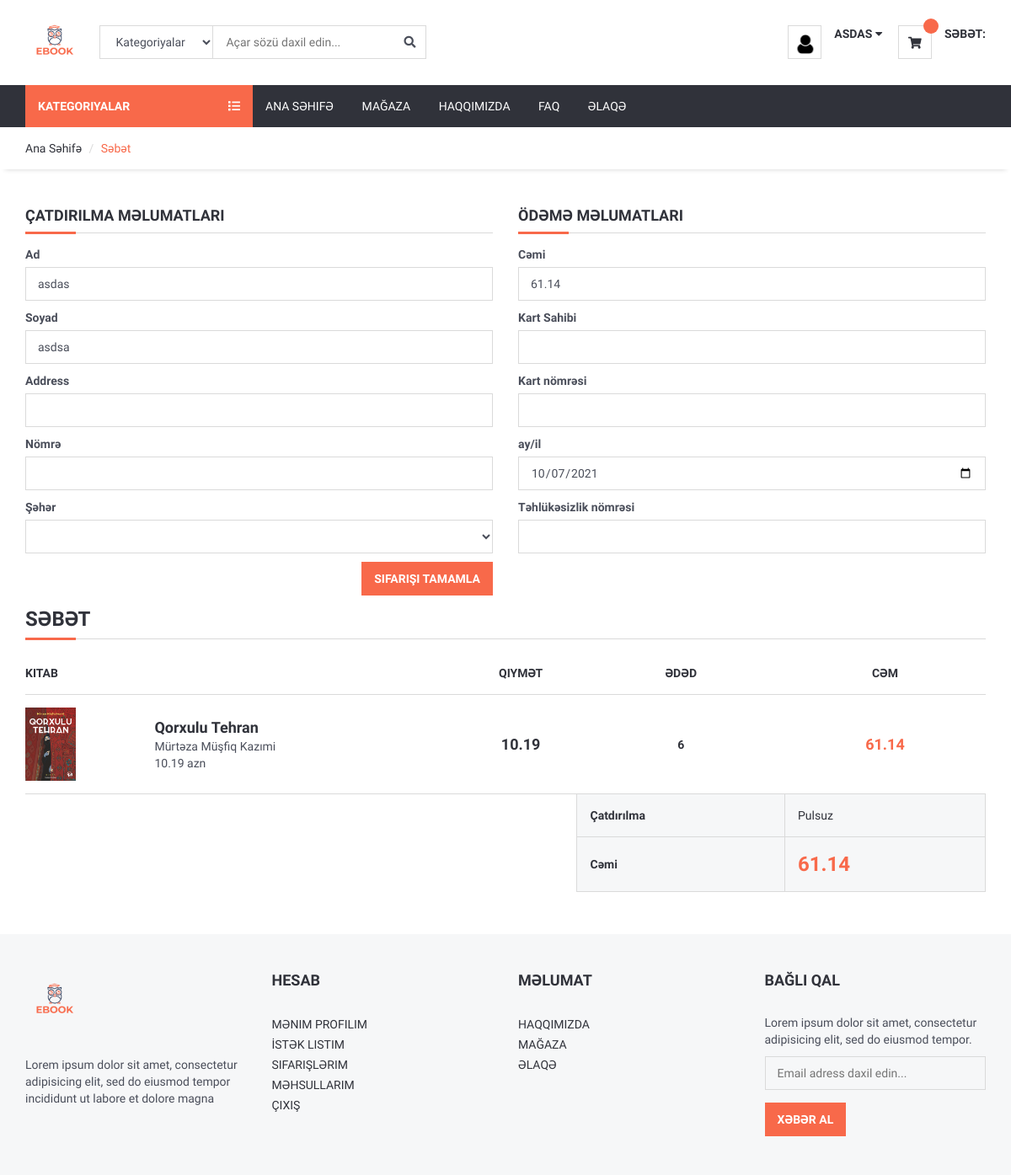
/order/orderproduct/ (signed in), run on the app's committed database.
### home/models.py (models this page shows, shortened)
class UserProfile(models.Model):
    user = models.OneToOneField(User,on_delete=models.CASCADE)
    phone = models.CharField(blank=True,max_length=20)
    address = models.CharField(blank=True,max_length=150)
    city = models.CharField(blank=True,max_length=20)
    country = models.CharField(blank=True,max_length=20)
    image = models.ImageField(blank=True,upload_to='images/users/')
    def image_tag(self):
        return mark_safe('<img src ="{}" height = "25"'.format(self.image.url))
    image_tag.short_description = 'Image'

### order/models.py (models this page shows, shortened)
class ShopCart(models.Model):
    user = models.ForeignKey(User,on_delete=models.SET_NULL,null=True)
    product = models.ForeignKey(Product,on_delete=models.SET_NULL,null=True)
    quantity = models.IntegerField()
    @property
    def amount(self):
        return (self.quantity * self.product.price)

### product/models.py (models this page shows, shortened)
class Product(models.Model):
    STATUS = (
        ('Var','Beli'),
        ('Yox','Xeyr')
    )
    category = models.ForeignKey(Category,on_delete=models.CASCADE)
    author = models.CharField(max_length=100)
    title = models.CharField(max_length=30)
    keywords = models.CharField(blank=True,max_length=255)
    description = models.CharField(blank=True,max_length=255)
    image = models.ImageField(blank = True, null=True, upload_to = 'images/',default='uploads/images/indir.jpg')
    price = models.FloatField()
    oldprice = models.FloatField()
    amount = models.IntegerField()
    detail = RichTextUploadingField()
    slug = models.SlugField(unique=True,null=False)
    status = models.CharField(max_length=10,choices=STATUS , default=True)
    favorite = models.ManyToManyField(User , related_name='favorite',blank=True , default=None)
    created_at = models.DateTimeField(auto_now_add=True)
    update_at = models.DateTimeField(auto_now=True)
    product_view = models.PositiveIntegerField(default=0,blank=True,null=True)
    def __str__(self):
        return self.title
    def image_tag(self):
        return mark_safe('<img src ="{}" height = "50"'.format(self.image.url))
    image_tag.short_description = 'Image'

### order/views.py (the view, shortened to what this page needs)
# urls.py: path('orderproduct/',views.orderproduct,name='orderproduct')
@login_required(login_url='/login') # Login yoxlanmasi
def orderproduct(request):
    category = Category.objects.all() #kategoriya aid her seyi almaq
    current_user = request.user # login olan user
    schopcart = ShopCart.objects.filter(user_id = current_user.id) #shop karta login olan useri tanimlamaq
    total = 0
    for rs in schopcart:
        total += rs.product.price * rs.quantity
    form = OrderForm()
    profile = UserProfile.objects.get(user_id = current_user.id)
    context = {
        'schopcart':schopcart,
        'category':category,
        'total':total,
        'form':form,
        'profile':profile
    }
    return render(request,'Order_Form.html',context)

### order/models.py
class OrderForm(ModelForm):
    class Meta:
        model = Order
        fields = ['first_name','last_name','address','phone','city','country']

### order/templates/Order_Form.html (shortened to what this page needs)
{% extends "homebase.html" %}
{% block sidebar %}
  {% include "sidebar.html" %}
{% endblock sidebar %}
{% block content %}
<div id="breadcrumb">
    <div class="container">
        <ul class="breadcrumb">
            <li><a href="/">Ana Səhifə</a></li>
            <li class="active">Səbət</li>
        </ul>
    </div>
</div>
<div class="section">
    <div class="container">
        <div class="row">
            <form action="" method="post">
                <div class="col-md-6">
                    <div class="billing-details">
                            <div class="section-title">
                                <h4 class="title">Çatdırılma Məlumatları</h4>
                            </div>
                            <p><Label for='id_first_name'>Ad</Label>
                            <input type="text" name='first_name' readonly value="{{user.first_name}}" class="input"></p>
                            <p><Label for='id_last_name'>Soyad</Label>
                            <input type="text" name='last_name' readonly value="{{user.last_name}}" class="input"></p>
                            <p><Label for='id_address'>Address</Label>
                            <input type="text" name='address' readonly value="{{profile.address}}" class="input"></p>
                            <p><Label for='id_phone'>Nömrə</Label>
                            <input type="text" name='phone' readonly value="{{profile.phone}}" class="input"></p>
                            <p><Label for='id_city'>Şəhər</Label>
                            <select name="city" class="input" id="id_city">
                                <option value="{{profile.city}}" selected={{profile.city}}></option>
                                <option value="Bakı">Bakı</option>
                            </select></p>
                            <div class="pull-right">
                                <button class="primary-btn " type="submit">Sifarişi tamamla</button>
                            </div>
                    </div>
                </div>
                <div class="col-md-6">
                    <div class="shiping-methods">
                        <div class="section-title">
                            <h4 class="title">Ödəmə Məlumatları</h4>
                        </div>
                        <p><Label for='id_first_name'>Cəmi</Label>
                            <input type="text" name="total" class="input" readonly value="{{ total }}">
                        </p>
                        <p><Label for='holder'>Kart Sahibi</Label>
                            <input type="text" name="holder" maxlength="30" class="input" value="">
                        </p>
                        <p><Label for='number'>Kart nömrəsi</Label>
                            <input type="number" name="number" class="input" min="0" maxlength="10"  value="">
                        </p>
                        <p><Label for='expdate'>ay/il</Label>
                            <input type="date" min="2021-10-07" value="2021-10-07" name="expdate" class="input" placeholder="mm/yy">
                        </p>
                        <p><Label for='secnumber'>Təhlükəsizlik nömrəsi</Label>
                            <input type="number" name="secnumber" class="input" min="0" value="" >
                        </p>
                    </div>
                </div>
            </form>
            <div class="col-md-12">
                <div class="order-summary clearfix">
                    <div class="section-title">
                        <h3 class="title">Səbət</h3>
                    </div>
                    <table class="shopping-cart-table table">
                        <thead>
                            <tr>
                                <th>Kitab</th>
                                <th></th>
                                <th class="text-center">Qiymət</th>
                                <th class="text-center">Ədəd</th>
                                <th class="text-center">Cəm</th>
                            </tr>
                        </thead>
                        <tbody>
                            {% for data in schopcart %}
                            <tr>
                                <td class="thumb"><img src="{{ data.product.image.url}}" alt=""></td>
                                <td class="details">
                                    <a href="/product/{{data.product.id}}/{{data.product.slug}}">{{data.product}}</a>
                                    <ul>
                                        <li><span>{{data.product.author}}</span></li>
                                        <li><span>{{data.product.price}} azn</span></li>
                                    </ul>
                                </td>
                                <td class="price text-center"><strong>{{data.product.price}}</strong><br><del class="font-weak"><small></small></del></td>
                                <td class="qty text-center"><strong>{{data.quantity}}</strong></td>
                                <td class="total text-center"><strong class="primary-color">{{data.amount}}</strong></td>
                            </tr>
                            {% endfor %}
                        </tbody>
                        <tfoot>
                            <tr>
                                <th class="empty" colspan="3"></th>
                                <th>Çatdırılma</th>
                                <td colspan="2">Pulsuz</td>
                            </tr>
                            <tr>
                                <th class="empty" colspan="3"></th>
                                <th>Cəmi</th>
                                <th colspan="2" class="total">{{total}}</th>
                            </tr>
                        </tfoot>
                    </table>
                </div>
        </div>
        </div>
        </div>
    </div>
{% endblock content %}

### home/templates/header.html (shortened to what this page needs)
{% load static %}
<header>
    <div id="header">
        <div class="container">
            <div class="pull-left">
                <div  class="header-logo">
                    <a class="logo" href="/">
                        <img  src="{%static './img/logobook.png' %}" alt="">
                    </a>
                </div>
                <div class="header-search">
                    <form action="/search/" method="post">
                        <input id="query" name="query" class="input search-input" type="text" placeholder="Açar sözü daxil edin...">
                        {% load mptt_tags %}
                        <select name="katid" class='input search-categories'>
                            <option value="0">Kategoriyalar</option>
                        </select>
                        <button class="search-btn"><i class="fa fa-search"></i></button>
                    </form>
                </div>
            </div>
            <div class="pull-right">
                <ul class="header-btns">
                    <li class="header-account dropdown default-dropdown">
                        {% if user.id is not None %}
                        <div class="dropdown-toggle" role="button" data-toggle="dropdown" aria-expanded="true">
                            <div class="header-btns-icon">
                                <img style="height: 25px;" src="{{ request.user.userprofile.image.url }}" alt="">
                            </div>
                            <strong class="text-uppercase">{{user.first_name}} <i class="fa fa-caret-down"></i></strong>
                        </div>
                        {% else %}
                        <a href="/login/" class="text-uppercase">Daxil Ol</a> / <a href="/user/register/" class="text-uppercase">Qeydiyyat</a>
                        {% endif %}
                    </li>
                    {% if request.session.cart_items == 0 %}
                    <li class="header-cart dropdown default-dropdown">
                        <a href="/">
                            <div class="header-btns-icon">
                                <i class="fa fa-shopping-cart"></i>
                                <span  class="qty">{{ request.session.cart_items }}</span>
                            </div>
                            <strong class="text-uppercase">Səbət:</strong>
                        </a>
                    </li>
                      {% else %}
                      <li class="header-cart dropdown default-dropdown">
                        <a href="/shopcart/">
                            <div class="header-btns-icon">
                                <i class="fa fa-shopping-cart"></i>
                                <span  class="qty">{{ request.session.cart_items }}</span>
                            </div>
                            <strong class="text-uppercase">Səbət:</strong>
                        </a>
                    </li>
                    {% endif %}
                </ul>
            </div>
        </div>
    </div>
</header>

### home/static/css/style.css (style rules this page uses)
body { font-family: 'Hind', sans-serif; color: #4A4E5A; overflow-x: hidden; }
h1, h2, h3, h4, h5, h6 { color: #30323A; margin: 0 0 10px; font-weight: 700; }
a { color: #30323A; -webkit-transition: 0.3s color; transition: 0.3s color; }
.primary-color { color: #F8694A; }
strong { color: #30323A; }
ul, ol { margin: 0; padding: 0; list-style: none }
.main-btn, .primary-btn { display: inline-block; padding: 10px 15px; text-transform: uppercase; font-weight: 700; border: none; -webkit-transition: 0.3s all; transition: 0.3s all; }
.primary-btn { color: #FFF; background-color: #F8694A; }
.input { width: 100%; height: 40px; padding: 0px 15px; border: none; background-color: transparent; -webkit-box-shadow: 0px 0px 0px 1px #DADADA inset, 0px 0px 0px 5px transparent; box-shadow: 0px 0px 0px 1px #DADADA inset, 0px 0px 0px 5px transparent; -webkit-transition: 0.3s all; transition: 0.3s all; }
.section { padding-top: 30px; padding-bottom: 30px; }
.section-title { position: relative; margin-bottom: 15px; margin-top: 15px; border-bottom: 1px solid #DADADA; }
.section-title .title { display: inline-block; text-transform: uppercase; }
.section-title:after { content: ""; position: absolute; left: 0; bottom: -1.5px; height: 3px; width: 60px; background-color: #F8694A; }
#breadcrumb { -webkit-box-shadow: 0px 6px 6px -6px rgba(0, 0, 0, 0.175); box-shadow: 0px 6px 6px -6px rgba(0, 0, 0, 0.175); }
.breadcrumb { background-color: transparent; border: none; border-radius: 0px; padding: 15px 0px; margin: 0; }
.breadcrumb>.active { color: #F8694A; }
.breadcrumb>li+li:before { color: #DADADA; }
#header { padding-top: 15px; padding-bottom: 15px; }
.header-logo { display: inline-block; margin-right: 15px; }
.header-logo .logo>img { width: 100%; max-height: 70px; }
.header-search { display: inline-block; padding: 15px 0px; max-width: 400px; }
.header-search>form { position: relative; }
.header-search>form .search-input { padding-left: 150px; padding-right: 45px; }
.header-search>form .search-categories { position: absolute; left: 0px; top: 0px; width: 135px; }
.header-search>form .search-btn { position: absolute; top: 0px; right: 0px; width: 40px; height: 40px; background-color: transparent; border: none; }
.header-btns>li { display: inline-block; vertical-align: top; padding: 15px 0px; }
.header-btns>li+li { margin-left: 15px; }
.header-btns>li .header-btns-icon { position: relative; float: left; margin-right: 15px; width: 40px; height: 40px; line-height: 40px; text-align: center; color: #30323A; background-color: #FFF; border: 1px solid #DADADA; }
.header-btns .dropdown-toggle { display: block; cursor: pointer; }
.header-cart .header-btns-icon .qty { position: absolute; right: -9px; top: -9px; width: 18px; height: 18px; line-height: 18px; text-align: center; font-size: 10px; background: #F8694A; color: #FFF; border-radius: 50%; }
.shiping-methods { margin-bottom: 30px; }
.shopping-cart-table>tbody>tr>td, .shopping-cart-table>tbody>tr>th, .shopping-cart-table>tfoot>tr>td, .shopping-cart-table>tfoot>tr>th, .shopping-cart-table>thead>tr>td, .shopping-cart-table>thead>tr>th { padding: 15px 0px; vertical-align: middle; border-top: 1px solid #DADADA; }
.shopping-cart-table>thead>tr>th { color: #30323A; text-transform: uppercase; border-bottom: 1px solid #DADADA; }
.shopping-cart-table>tbody>tr:last-child>td { border-bottom: 1px solid #DADADA; }
.shopping-cart-table>tfoot>tr>td, .shopping-cart-table>tfoot>tr>th { color: #30323A; border-top: 0px }
.shopping-cart-table>tfoot>tr>td:not(.empty), .shopping-cart-table>tfoot>tr>th:not(.empty) { padding: 15px; background-color: #F6F7F8; border: 1px solid #DADADA; }
.shopping-cart-table>tbody>tr>.details>a { font-size: 18px; font-weight: 700; }
.shopping-cart-table>tbody>tr>.thumb>img { width: 60px; }
.shopping-cart-table>tbody>tr>.price { font-size: 18px; }
.shopping-cart-table>tbody>tr>.total { font-size: 18px; }
.shopping-cart-table>tfoot>tr>.total { font-size: 24px; color: #F8694A; }

### data on the page
ShopCart: product.image (picture), product "Qorxulu Tehran", product.author "Mürtəza Müşfiq Kazımi", product.price "10.19", quantity "6", amount "61.14"

### other printed values
{{ user.first_name }} "ASDAS"
{{ total }} "61.14"
